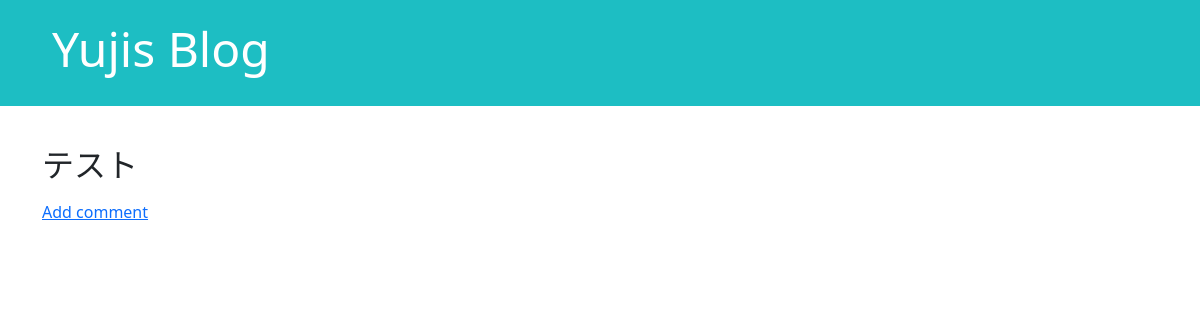
Before: /post/37/ with the older database file.
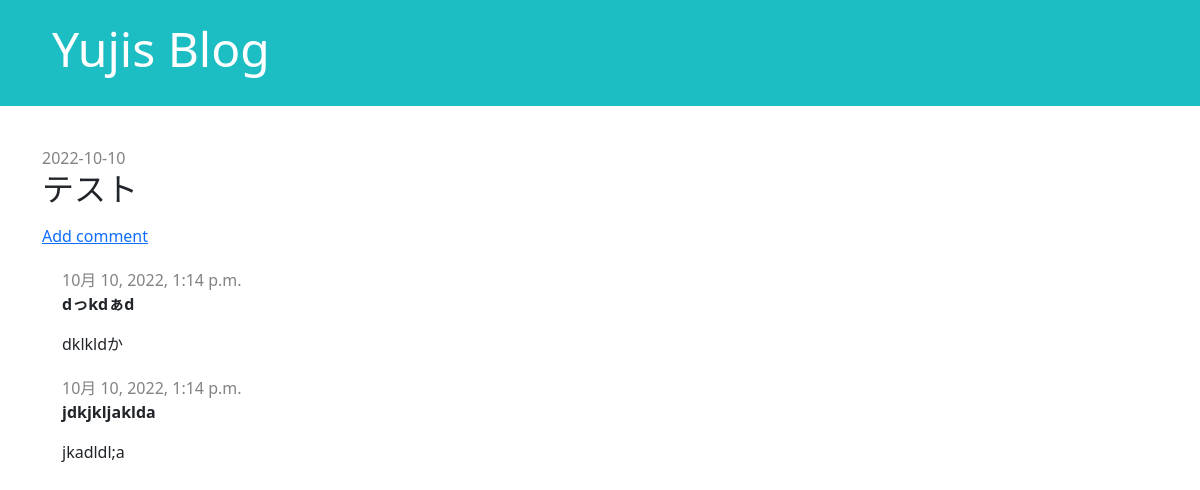
After: the same page with the newer database file.
### blog/models.py (models this page shows, shortened)
class Post(models.Model):
    author = models.ForeignKey(
        settings.AUTH_USER_MODEL, on_delete=models.CASCADE)
    title = models.CharField(max_length=200)
    text = models.TextField()
    created_date = models.DateTimeField(default=timezone.now)
    published_date = models.DateTimeField(blank=True, null=True)

class Comment(models.Model):
    post = models.ForeignKey(
        'blog.Post', on_delete=models.CASCADE, related_name='comments')
    author = models.CharField(max_length=200)
    text = models.TextField()
    created_date = models.DateTimeField(default=timezone.now)
    approved_comment = models.BooleanField(default=False)

### blog/views.py (the view)
# urls.py: path('post/<int:pk>/', views.post_detail, name='post_detail'),
def post_detail(request, pk):
    post = get_object_or_404(Post, pk=pk)
    comments = Comment.objects.filter(post_id=pk).order_by('-created_date')
    return render(request, 'blog/post_detail.html', {'post': post, 'comments':comments, 'pk': pk})

### blog/templates/blog/post_detail.html (shortened to what this page needs)
{% extends 'blog/base.html' %} {% block content %}
<article class="post">
  {% if post.published_date %}
  <time class="date"> {{ post.published_date|date:"Y-m-d" }} </time>
  {% endif %}
  <div class="post_article">
    <h2>{{ post.title }}</h2>
  </div>
  <a href="/post/{{ pk }}/comment/">Add comment</a>
  {% for comment in comments %}
  <div class="comment">
    <div class="date">{{ comment.created_date }}</div>
    <strong>{{ comment.author }}</strong>
    <p>{{ comment.text|linebreaks }}</p>
  </div>
  {% endfor %}
</article>
{% endblock %}

Changed rows visible on the page:
changed Post "テスト": published_date (not shown) → "2022-10-10"
added Comment: created_date "10月 10, 2022, 1:14 p.m.", author "dっkdぁd", text "dklkldか"
added Comment: created_date "10月 10, 2022, 1:14 p.m.", author "jdkjkljaklda", text "jkadldl;a"
